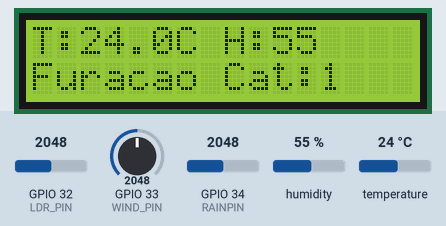
Bench run of a sketch on a simulated ESP32. Shown: 16×2 character LCD. The inputs (shaded band) are chosen by the test bench; at power-on: GPIO 33 (WIND_PIN) = 2048, GPIO 32 (LDR_PIN) = 2048, humidity 55 %, GPIO 34 (RAINPIN) = 2048, temperature 24 °C (analog values on the 0–4095 scale). WiFi joins after 1.5 s; servers stay silent unless stated; web services answer with replies made up by the test bench; what the sketch prints to the serial monitor is not drawn.

Above: at 4.7 s.
4.8 s: GPIO 33 (WIND_PIN) set to 1690
15.0 s: GPIO 33 (WIND_PIN) set to 1593
At 25.3 s:
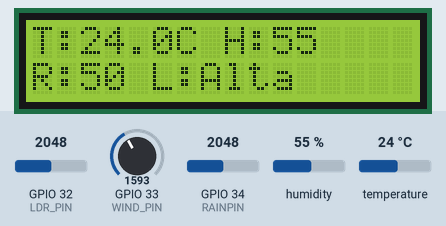
25.6 s: GPIO 32 (LDR_PIN) set to 1942
At 34.9 s:
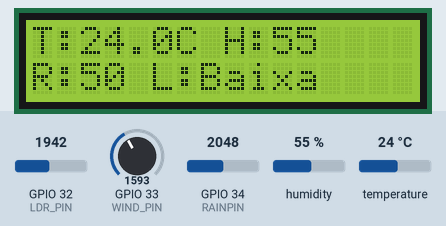
35.8 s: humidity set to 22 %
At 45.6 s:
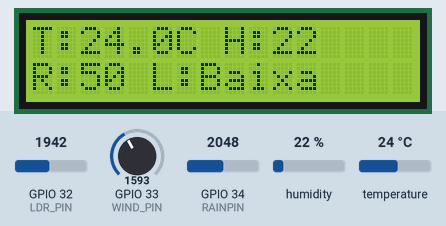
46.1 s: GPIO 34 (RAINPIN) set to 1960
At 56.0 s:
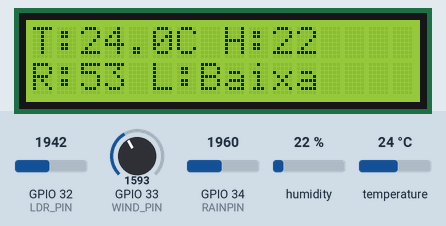
56.3 s: temperature set to 12 °C
At 65.8 s:
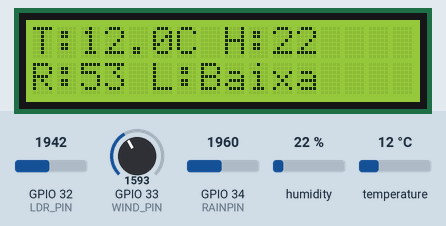
Timing chart, 0 to 67.3 s (numbered marks = the images above; inputs shaded):
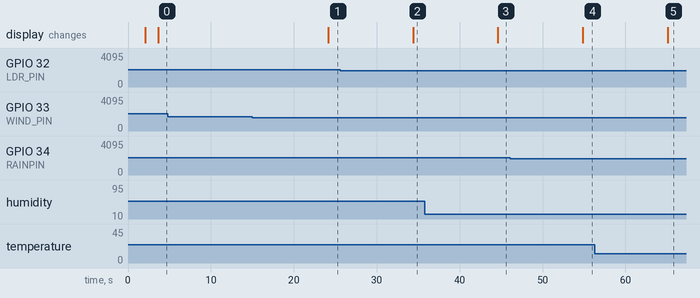

Measured:
- the behaviour switches between 1625 and 1624 on GPIO 33 (WIND_PIN) (found by bisection; images 0 and 1)
- the behaviour switches between 2001 and 2000 on GPIO 32 (LDR_PIN) (found by bisection; images 1 and 2)
- after the input at 4.8 s, every drawn part: stays the same
- after the input at 15.0 s, the display: changes after 9.1 s (image 1)
- after the input at 25.6 s, the display: changes after 8.8 s (image 2)
- after the input at 35.8 s, the display: changes after 8.8 s (image 3)
- after the input at 46.1 s, the display: changes after 8.8 s (image 4)
- after the input at 56.3 s, the display: changes after 8.8 s (image 5)

The sketch:

sketch.ino
```cpp
#include <WiFi.h>
#include <HTTPClient.h>
#include <Wire.h>
#include <LiquidCrystal_I2C.h>
#include <DHT.h>

// Definições de pinos
#define DHTPIN 15
#define DHTTYPE DHT22
#define LDR_PIN 32
#define RAINPIN 34
#define WIND_PIN 33

LiquidCrystal_I2C lcd(0x27, 16, 2);

// Wi-Fi
const char* ssid = "Wokwi-GUEST";
const char* password = "";

// ThingSpeak
const char* apiKey = "97AWEIZ0IGRIIJKN";
const char* server = "http://api.thingspeak.com";

DHT dht(DHTPIN, DHTTYPE);

// Função para classificar categoria de furacão
int classificarFuracao(int velocidade) {
  if (velocidade < 119) return 0;
  else if (velocidade < 154) return 1;
  else if (velocidade < 178) return 2;
  else if (velocidade < 209) return 3;
  else if (velocidade < 252) return 4;
  else return 5;
}

void setup() {
  Serial.begin(115200);
  dht.begin();
  pinMode(LDR_PIN, INPUT);
  pinMode(RAINPIN, INPUT);
  pinMode(WIND_PIN, INPUT);
  analogReadResolution(12);

  Wire.begin(21, 22);
  lcd.init();
  lcd.backlight();

  lcd.setCursor(0, 0);
  lcd.print("SafeZone");
  lcd.setCursor(4, 1);
  lcd.print("System");
  delay(2000);
  lcd.clear();

  WiFi.begin(ssid, password);
  Serial.print("Conectando ao WiFi");
  while (WiFi.status() != WL_CONNECTED) {
    delay(500);
    Serial.print(".");
  }
  Serial.println("\nWiFi conectado!");
}

void loop() {
  float temperatura = dht.readTemperature();
  float umidade = dht.readHumidity();
  int chuva = analogRead(RAINPIN);
  int luz = analogRead(LDR_PIN);
  int ventoRaw = analogRead(WIND_PIN);
  int ventoKmh = map(ventoRaw, 0, 4095, 0, 300);
  int categoriaFuracao = classificarFuracao(ventoKmh);

  chuva = map(chuva, 0, 4095, 100, 0); // 100 = molhado, 0 = seco

  Serial.printf("Vento raw: %d\n", ventoRaw);
  Serial.printf("Temp: %.1f C, Umidade: %.1f, Vento: %d km/h, Chuva: %d, Luz: %d, Categoria: %d\n",
                temperatura, umidade, ventoKmh, chuva, luz, categoriaFuracao);

  lcd.setCursor(0, 0);
  lcd.printf("T:%.1fC H:%.0f", temperatura, umidade);

  lcd.setCursor(0, 1);
  lcd.print("                "); // limpa linha
  lcd.setCursor(0, 1);

  if (categoriaFuracao > 0) {
    lcd.printf("Furacao Cat:%d", categoriaFuracao);
  } else {
    lcd.printf("R:%d L:%s", chuva, luz > 2000 ? "Alta" : "Baixa");
  }

  // Enviar para ThingSpeak
  if (WiFi.status() == WL_CONNECTED) {
    HTTPClient http;
    String url = String(server) + "/update?api_key=" + apiKey +
                 "&field1=" + String(temperatura) +
                 "&field2=" + String(umidade) +
                 "&field3=" + String(ventoKmh) +
                 "&field4=" + String(luz) +
                 "&field5=" + String(categoriaFuracao) +
                 "&field6=" + String(chuva);
    http.begin(url);
    int httpResponseCode = http.GET();
    Serial.print("HTTP Response: ");
    Serial.println(httpResponseCode);
    http.end();
  } else {
    Serial.println("WiFi desconectado.");
  }

  delay(10000); // 10 segundos entre atualizações
}
```
